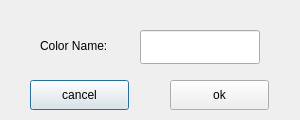
<?xml version="1.0" encoding="UTF-8"?>
<ui version="4.0">
 <class>Dialog</class>
 <widget class="QDialog" name="Dialog">
  <property name="geometry">
   <rect>
    <x>0</x>
    <y>0</y>
    <width>300</width>
    <height>120</height>
   </rect>
  </property>
  <property name="minimumSize">
   <size>
    <width>300</width>
    <height>120</height>
   </size>
  </property>
  <property name="maximumSize">
   <size>
    <width>300</width>
    <height>120</height>
   </size>
  </property>
  <property name="windowTitle">
   <string>new color</string>
  </property>
  <widget class="QLineEdit" name="lineEdit">
   <property name="geometry">
    <rect>
     <x>140</x>
     <y>30</y>
     <width>120</width>
     <height>34</height>
    </rect>
   </property>
  </widget>
  <widget class="QPushButton" name="pushButton_cancel">
   <property name="geometry">
    <rect>
     <x>30</x>
     <y>80</y>
     <width>99</width>
     <height>30</height>
    </rect>
   </property>
   <property name="text">
    <string>cancel</string>
   </property>
  </widget>
  <widget class="QPushButton" name="pushButton_ok">
   <property name="geometry">
    <rect>
     <x>170</x>
     <y>80</y>
     <width>99</width>
     <height>30</height>
    </rect>
   </property>
   <property name="text">
    <string>ok</string>
   </property>
  </widget>
  <widget class="QLabel" name="label">
   <property name="geometry">
    <rect>
     <x>40</x>
     <y>36</y>
     <width>91</width>
     <height>20</height>
    </rect>
   </property>
   <property name="text">
    <string>Color Name:</string>
   </property>
  </widget>
 </widget>
 <resources/>
 <connections/>
</ui>
